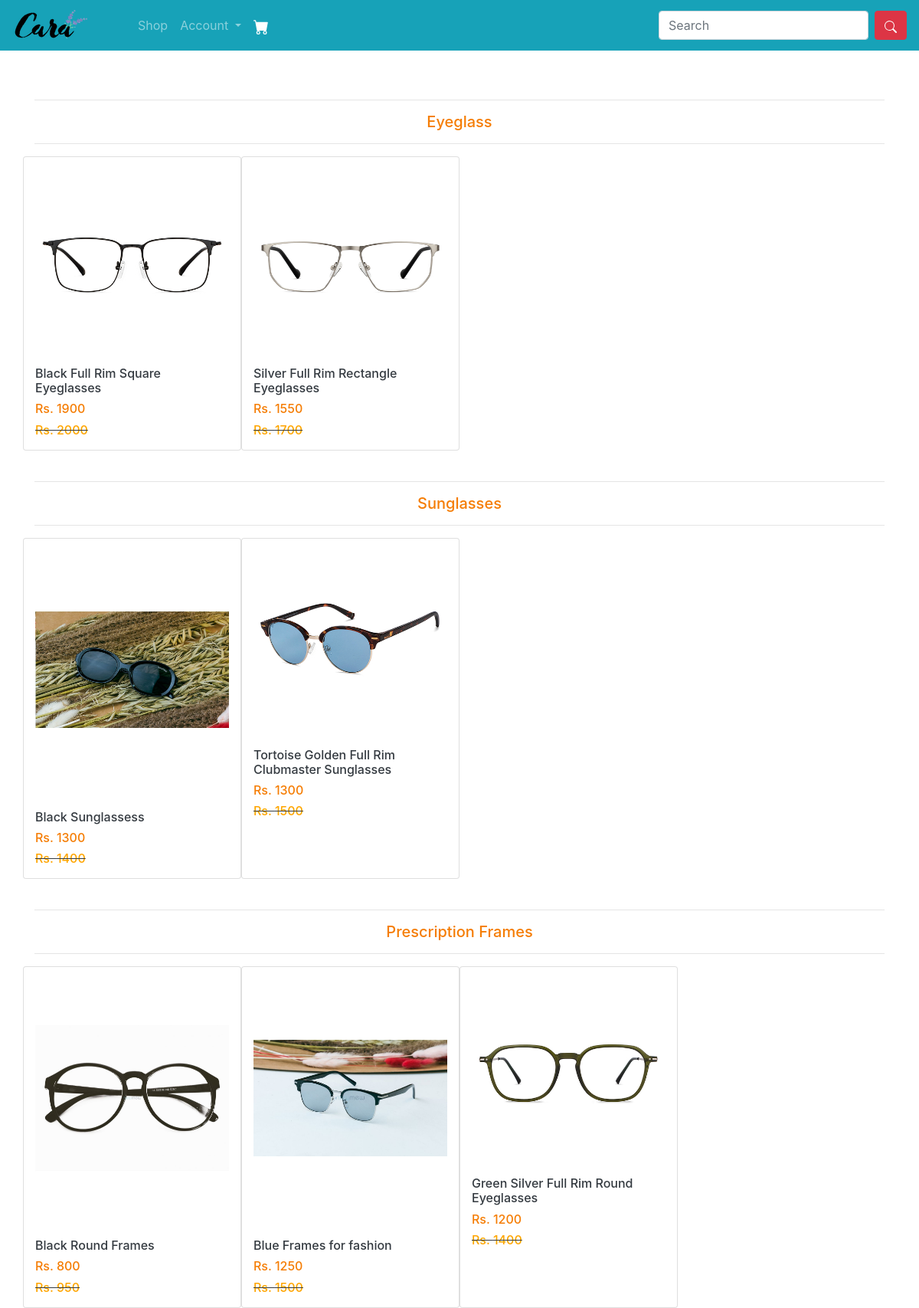
The page /all-products/ on the database its author committed.
### ecomapp/models.py (models this page shows, shortened)
class Category(models.Model):
    title = models.CharField(max_length=200)
    slug = models.SlugField(unique=True)

class Product(models.Model):
    title = models.CharField(max_length=200)
    slug = models.SlugField(unique=True)
    category = models.ForeignKey(Category, on_delete=models.CASCADE)
    image = models.ImageField(upload_to="products")
    marked_price = models.PositiveIntegerField()
    selling_price = models.PositiveIntegerField()
    description = models.TextField()
    warranty = models.CharField(max_length=300, null=True, blank=True)
    return_policy = models.CharField(max_length=300, null=True, blank=True)
    view_count = models.PositiveIntegerField(default=0)

### ecomapp/views.py (the view)
# urls.py: path("all-products/", AllProductsView.as_view(), name="allproducts"),
class AllProductsView(EcomMixin, TemplateView):
    template_name = "allproducts.html"
    def get_context_data(self, **kwargs):
        context = super().get_context_data(**kwargs)
        context['allcategories'] = Category.objects.all()
        return context

### ecomapp/views.py (called while the page is built)
    def dispatch(self, request, *args, **kwargs):
        cart_id = request.session.get("cart_id")
        if cart_id:
            cart_obj = Cart.objects.get(id=cart_id)
            if request.user.is_authenticated and request.user.customer:
                cart_obj.customer = request.user.customer
                cart_obj.save()
        return super().dispatch(request, *args, **kwargs)

### templates/allproducts.html (shortened to what this page needs)
{% extends 'base.html' %}
{% block content %}
<div class="container">
    <br>
    {% for cat in allcategories %}
    <br>
    <hr>
    <center><h5 style = "color: #f57d04 ">{{cat.title}}</h5></center>
    <hr>
    <div class="row">
        {% for p in cat.product_set.all %}
        <div class="col-md-3 card">
            <div class="mt-1">
                <a href="{% url 'ecomapp:productdetail' p.slug %}" class="text-dark text-decoration-none">
                <img src="{{p.image.url}}" alt="" class="img-fluid" style="height: 2500; object-fit: cover;">
                <p>
                    <h6>{{p.title}}</h6>
                    <h6 style="color: #f57d04;">Rs. {{p.selling_price}}</h6>
                    <strike><h6 style="color: orange;"> Rs. {{p.marked_price}}</h6></strike>
                </p>
            </a>
            </div>
        </div>
        {% endfor %}
    </div>
    {% endfor %}
</div>
{% endblock %}

### templates/base.html (shortened to what this page needs)
<!DOCTYPE html>
<html lang="en">
<head>
    <link rel="stylesheet" href="https://stackpath.bootstrapcdn.com/bootstrap/4.5.2/css/bootstrap.min.css">
    <link rel="stylesheet" href="/static/css/styles.css"/>
</head>
<body>
    <nav class="navbar navbar-expand-lg navbar-dark bg-info">
        <a class="navbar-brand" href="{% url 'ecomapp:home' %}"><img src="/static/images/logo.png"></a>
        <div class="collapse navbar-collapse" id="navbarSupportedContent">
            <ul class="navbar-nav mr-auto">
            <li class="nav-item">
                <a class="nav-link" href="{% url 'ecomapp:allproducts' %}">Shop</a>
            </li>
            <li class="nav-item dropdown">
                <a class="nav-link dropdown-toggle" href="#" id="navbarDropdown" role="button" data-toggle="dropdown" aria-haspopup="true" aria-expanded="false">
                Account
                </a>
            </li>
            <li class="nav-item">
            <a class="nav-link" href="{% url 'ecomapp:mycart' %}"></a>
            </li>
        </ul>
            <form class="form-inline my-2 my-lg-0" action="{% url 'ecomapp:search' %}" method="GET">
            <input name="keyword" class="form-control mr-sm-2" type="search" placeholder="Search" aria-label="Search" required>
            <button class="btn btn-danger my-2 my-sm-0" type="submit"></button>
            </form>
        </div>
        </nav>
    {% block content %}
    {% endblock %}
</body>
</html>

### rows shown on the page
Category: title "Eyeglass"
Product: image (picture), title "Black Full Rim Square Eyeglasses", selling_price "1900", marked_price "2000"
Product: image (picture), title "Silver Full Rim Rectangle Eyeglasses", selling_price "1550", marked_price "1700"
Category: title "Sunglasses"
Product: image (picture), title "Black Sunglassess", selling_price "1300", marked_price "1400"
Product: image (picture), title "Tortoise Golden Full Rim Clubmaster Sunglasses", selling_price "1300", marked_price "1500"
Category: title "Prescription Frames"
Product: image (picture), title "Black Round Frames", selling_price "800", marked_price "950"
Product: image (picture), title "Blue Frames for fashion", selling_price "1250", marked_price "1500"
Product: image (picture), title "Green Silver Full Rim Round Eyeglasses", selling_price "1200", marked_price "1400"
